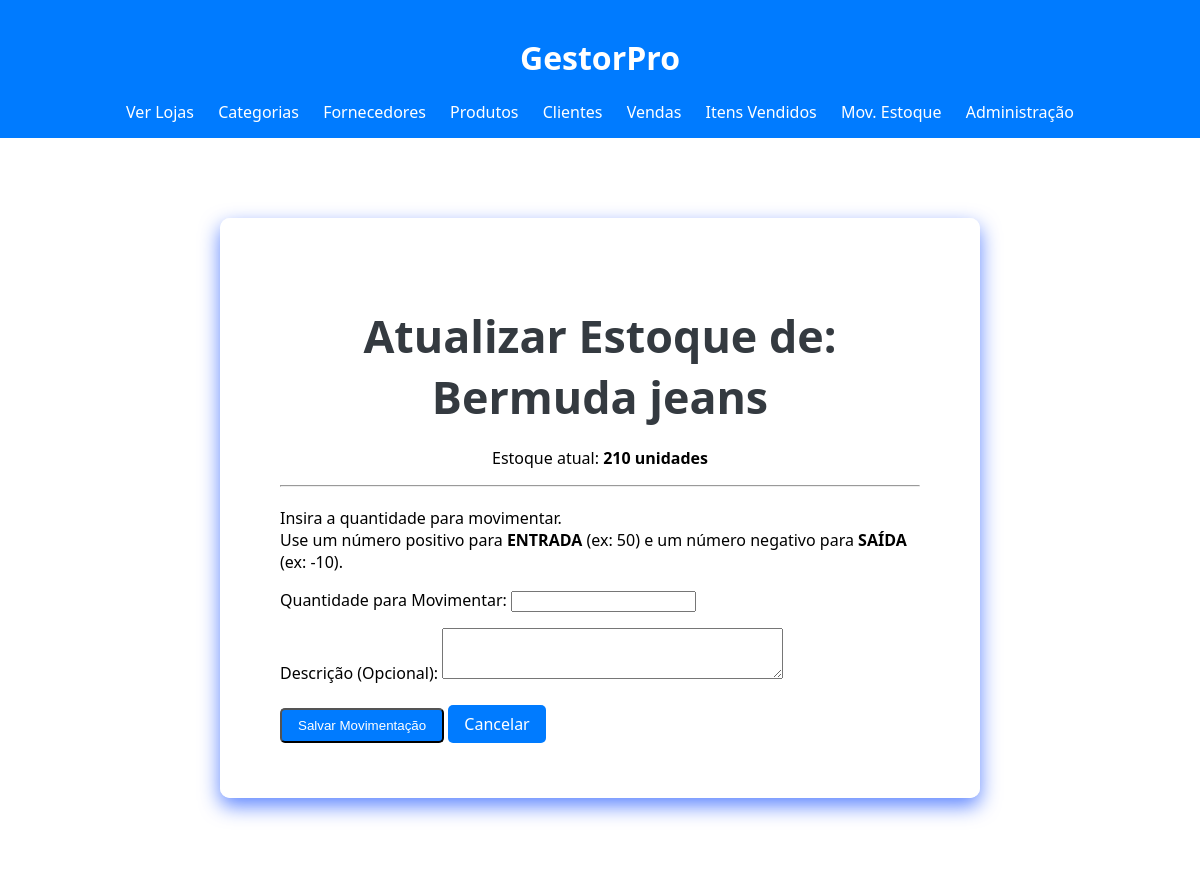
Page /produtos/1/atualizar_estoque/ (signed in) on the earlier database version.
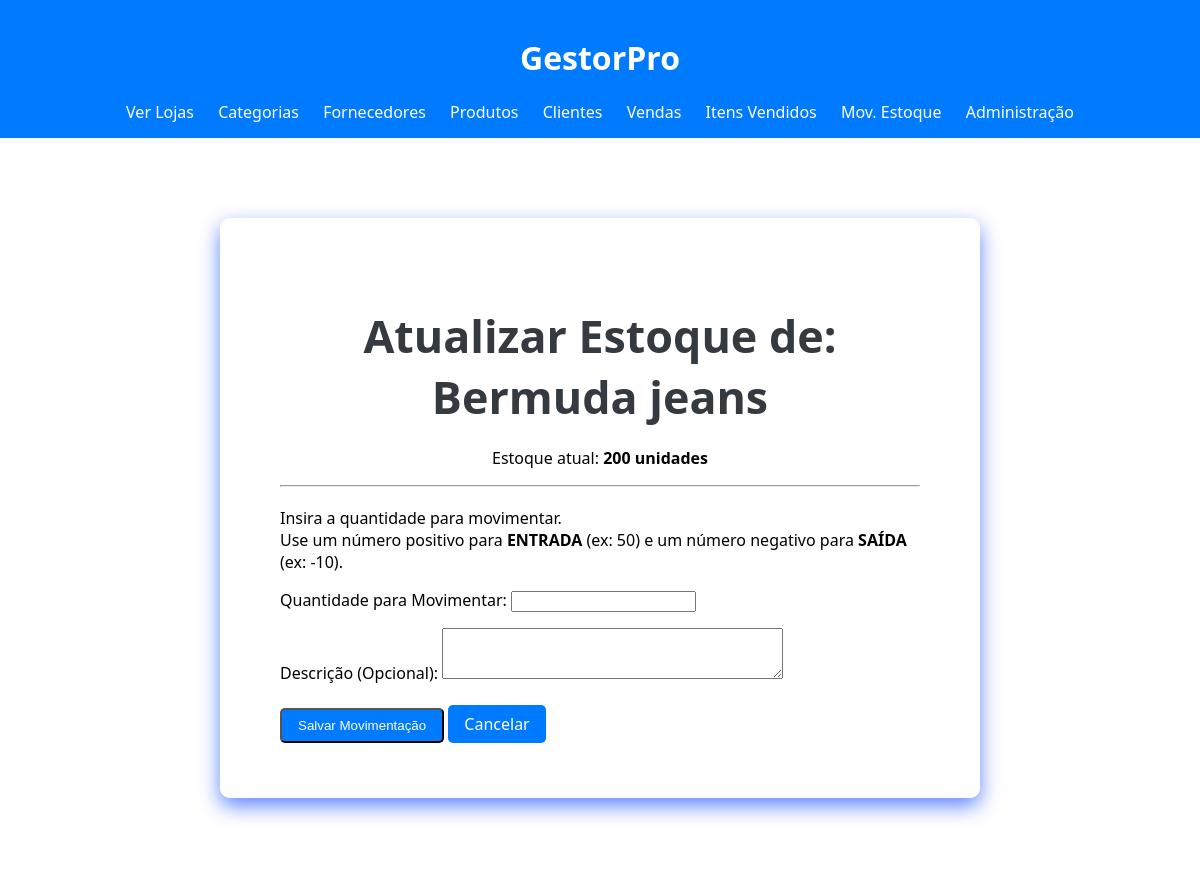
Same page on the later database version.
### loja_app/models.py (models this page shows, shortened)
class Estoque(models.Model):
    produto = models.OneToOneField(Produto, on_delete=models.CASCADE)
    quantidade = models.IntegerField(default=0)

### loja_app/views.py (the view)
# urls.py: path('produtos/<int:produto_id>/atualizar_estoque/', views.atualizar_estoque, name='atualizar_estoque'),
@staff_member_required
def atualizar_estoque(request, produto_id):
    produto = get_object_or_404(Produto, id=produto_id)
    estoque = produto.estoque
    if request.method == 'POST':
        form = MovimentacaoEstoqueForm(request.POST)
        if form.is_valid():
            quantidade = form.cleaned_data['quantidade']
            descricao = form.cleaned_data['descricao']
            estoque.quantidade += quantidade
            estoque.save()
            tipo_mov = 'ENTRADA' if quantidade > 0 else 'SAIDA'
            MovimentacaoEstoque.objects.create(
                produto=produto,
                quantidade=quantidade,
                tipo=tipo_mov,
                descricao=descricao
            )
            return redirect('lista_produtos')
    else:
        form = MovimentacaoEstoqueForm()
    context = {'form': form, 'produto': produto, 'estoque': estoque}
    return render(request, 'loja_app/atualizar_estoque.html', context)

### loja_app/forms.py
class MovimentacaoEstoqueForm(forms.Form):
    quantidade = forms.IntegerField(label="Quantidade para Movimentar")
    descricao = forms.CharField(label="Descrição (Opcional)", required=False, widget=forms.Textarea(attrs={'rows': 3}))

### loja_app/templates/loja_app/atualizar_estoque.html (shortened to what this page needs)
{% extends 'loja_app/base.html' %}
{% load static %}
{% block body_class %}dashboard-page{% endblock %}
{% block extra_css %}
    <link rel="stylesheet" href="{% static 'loja_app/css/home.css' %}">
{% endblock %}
{% block content %}
<div class="dashboard-simple-container">
    <div class="dashboard-simple-content">
        <h2>Atualizar Estoque de: {{ produto.nome }}</h2>
        <p>Estoque atual: <strong>{{ estoque.quantidade }} unidades</strong></p>
        <hr>
        <form method="post" style="text-align: left; margin-top: 20px;">
            <p>
                Insira a quantidade para movimentar. <br>
                Use um número positivo para <strong>ENTRADA</strong> (ex: 50) e um número negativo para <strong>SAÍDA</strong> (ex: -10).
            </p>
            {{ form.as_p }}
            <button type="submit" class="botao">Salvar Movimentação</button>
            <a href="{% url 'lista_produtos' %}" class="botao cancelar">Cancelar</a>
        </form>
    </div>
</div>
{% endblock %}

Differences in the rows shown:
changed Estoque: quantidade "210" → "200"
